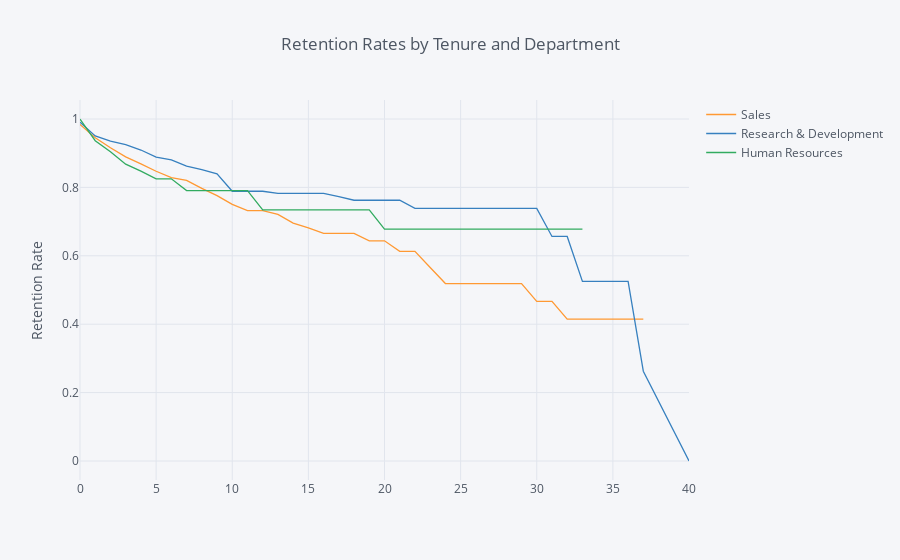

The notebook cell saved with this chart:
### Markdown cell above
## 7. Let's investigate whether the department the employee works in has an impact on how long they stay with the company. Generate and plot survival curves showing retention by department and years the employee has worked at the company.

### Code cell
rates = survival(data, 'Department','YearsAtCompany', 'Attrition' )

rates.iplot(kind='line', xTitle='', yTitle='Retention Rate',
            title='Retention Rates by Tenure and Department')

### Figure 1 — Plotly figure (JSON) as saved in the notebook; plotly's stock layout.template omitted (floating-point values rounded to 4 significant figures)
{"data": [{"line": {"color": "rgba(255, 153, 51, 1.0)", "dash": "solid", "shape": "linear", "width": 1.3}, "mode": "lines", "name": "Sales", "text": "", "type": "scatter", "uid": "b1378ef3-6cbb-4082-9dea-6e6bea8c4737", "x": [0, 1, 2, 3, 4, 5, 6, 7, 8, 9, 10, 11, 12, 13, 14, 15, 16, 17, 18, 19, 20, 21, 22, 23, 24, 25, 26, 27, 29, 30, 31, 32, 33, 34, 36, 37, 40], "y": [0.9843, 0.9453, 0.9158, 0.8891, 0.8689, 0.8473, 0.8285, 0.8205, 0.7971, 0.7759, 0.7502, 0.7319, 0.7319, 0.7209, 0.6956, 0.6819, 0.6653, 0.6653, 0.6653, 0.6438, 0.6438, 0.6132, 0.6132, 0.566, 0.5188, 0.5188, 0.5188, 0.5188, 0.5188, 0.467, 0.467, 0.4151, 0.4151, 0.4151, 0.4151, 0.4151, ""]}, {"line": {"color": "rgba(55, 128, 191, 1.0)", "dash": "solid", "shape": "linear", "width": 1.3}, "mode": "lines", "name": "Research & Development", "text": "", "type": "scatter", "uid": "6704b2f8-1c9c-4dac-b554-30359ecd6daf", "x": [0, 1, 2, 3, 4, 5, 6, 7, 8, 9, 10, 11, 12, 13, 14, 15, 16, 17, 18, 19, 20, 21, 22, 23, 24, 25, 26, 27, 29, 30, 31, 32, 33, 34, 36, 37, 40], "y": [0.9906, 0.9503, 0.9351, 0.9249, 0.9093, 0.8886, 0.8805, 0.8624, 0.852, 0.8399, 0.7887, 0.7887, 0.7887, 0.7825, 0.7825, 0.7825, 0.7825, 0.7729, 0.7624, 0.7624, 0.7624, 0.7624, 0.7386, 0.7386, 0.7386, 0.7386, 0.7386, 0.7386, 0.7386, 0.7386, 0.6565, 0.6565, 0.5252, 0.5252, 0.5252, 0.2626, 0]}, {"line": {"color": "rgba(50, 171, 96, 1.0)", "dash": "solid", "shape": "linear", "width": 1.3}, "mode": "lines", "name": "Human Resources", "text": "", "type": "scatter", "uid": "65f635b3-79a9-4657-8764-f70f4847548d", "x": [0, 1, 2, 3, 4, 5, 6, 7, 8, 9, 10, 11, 12, 13, 14, 15, 16, 17, 18, 19, 20, 21, 22, 23, 24, 25, 26, 27, 29, 30, 31, 32, 33, 34, 36, 37, 40], "y": [1, 0.9365, 0.9042, 0.868, 0.8474, 0.8251, 0.8251, 0.7907, 0.7907, 0.7907, 0.7907, 0.7907, 0.7342, 0.7342, 0.7342, 0.7342, 0.7342, 0.7342, 0.7342, 0.7342, 0.6777, 0.6777, 0.6777, 0.6777, 0.6777, 0.6777, 0.6777, 0.6777, 0.6777, 0.6777, 0.6777, 0.6777, 0.6777, "", "", "", ""]}], "layout": {"legend": {"bgcolor": "#F5F6F9", "font": {"color": "#4D5663"}}, "paper_bgcolor": "#F5F6F9", "plot_bgcolor": "#F5F6F9", "title": {"font": {"color": "#4D5663"}, "text": "Retention Rates by Tenure and Department"}, "xaxis": {"gridcolor": "#E1E5ED", "showgrid": true, "tickfont": {"color": "#4D5663"}, "title": {"font": {"color": "#4D5663"}, "text": ""}, "zerolinecolor": "#E1E5ED"}, "yaxis": {"gridcolor": "#E1E5ED", "showgrid": true, "tickfont": {"color": "#4D5663"}, "title": {"font": {"color": "#4D5663"}, "text": "Retention Rate"}, "zerolinecolor": "#E1E5ED"}}}
